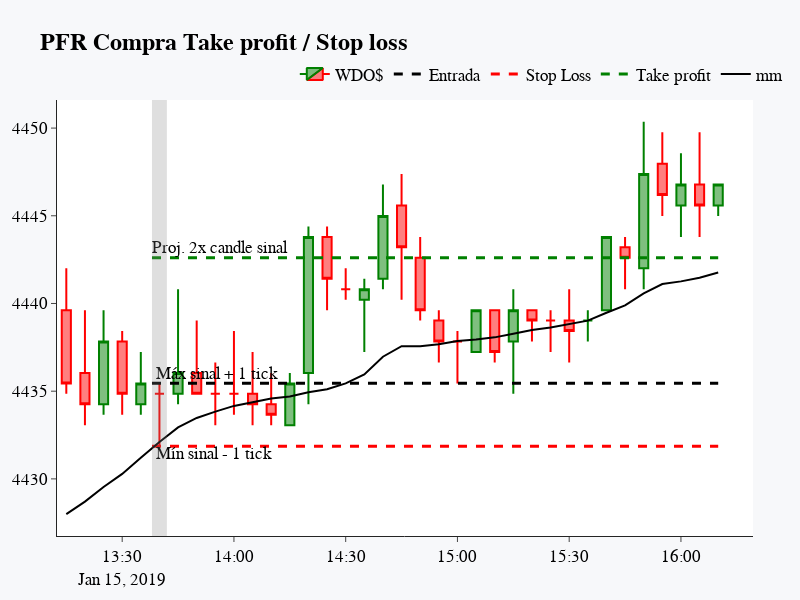

Write notebook code for a chart like this one.
### Code cell
halt_compra = df[(df['sinal_compra'] == True) & (df['entrada']==True)]
halt_compra

# esse número representa cada candle sinalizador observado no filtro anterior (código da última semana)
n_indice = 51

# aqui pegaremos tres candles anteriores ao sinal (10 min, sendo timeframe de 5min) e 15 candles à frente (75min)
inicio_index = halt_compra.index[n_indice] - timedelta(minutes=25)
final_index = halt_compra.index[n_indice] + timedelta(minutes=150)

# filtramos nosso dataframe de ohlc
data_range = pd.date_range(start=inicio_index, end=final_index, freq='T')
df_figure = df[df.index.isin(data_range)]

# dessa forma apresentaremos 15 candles, sendo o sinal o terceiro candle (indexação 2 no python, já que começa do zero)
df_figure = df_figure.iloc[0:50]
candle_sinal = 5

# condições de entrada, alvos e stops descritos no post
entrada = df_figure.high.iloc[candle_sinal] + 0.01
stop_loss_candle_sinal = df_figure.low.iloc[candle_sinal] - 0.01
alvo_2x_candle_sinal = entrada + 2*(df_figure.high.iloc[candle_sinal] - df_figure.low.iloc[candle_sinal])

# Candlesticks
fig_halt_compra_result = go.Figure(data=[go.Candlestick(name=halt_compra.ticker[0],x=df_figure.index, open=df_figure['open'], high = df_figure['high'],
                                              low=df_figure['low'], close=df_figure['close'],increasing_line_color= 'green',
                                              decreasing_line_color= 'red', showlegend=True)])

# Candle sinal e entrada
fig_halt_compra_result.add_vrect(x0=df_figure.index[candle_sinal]-timedelta(minutes=2), x1=(df_figure.index[candle_sinal]+timedelta(minutes=2)), fillcolor="gray", opacity=0.25)

fig_halt_compra_result.add_trace(go.Scatter(x=[df_figure.index[candle_sinal]-timedelta(minutes=2),df_figure.index[-1]], 
                                    y=[df_figure.high[candle_sinal]+0.01,df_figure.high[candle_sinal]+0.01],
                                    mode="lines+text", line_width=3, line_dash="dash", line_color="black",
                                    name="Entrada", text=[" Máx sinal + 1 tick"], textposition="top right", showlegend=True))

# Linha delimitação do Stop loss
fig_halt_compra_result.add_trace(go.Scatter(x=[df_figure.index[candle_sinal]-timedelta(minutes=2), df_figure.index[-1]], 
                                    y=[stop_loss_candle_sinal, stop_loss_candle_sinal],
                                    mode="lines+text", line_width=3, line_dash="dash", line_color="red",
                                    name="Stop Loss", text=[" Mín sinal - 1 tick"], textposition="bottom right", showlegend=True))

# Linha delimitação do Take profit
fig_halt_compra_result.add_trace(go.Scatter(x=[df_figure.index[candle_sinal]-timedelta(minutes=2),df_figure.index[-1]], 
                                    y=[alvo_2x_candle_sinal, alvo_2x_candle_sinal],
                                    mode="lines+text", line_width=3, line_dash="dash", line_color="green",
                                    name="Take profit", text=["Proj. 2x candle sinal"], textposition="top right", showlegend=True))

fig_halt_compra_result.add_trace(go.Scatter(name='mm', x=df_figure.index, y=df_figure['mm'], marker_color='black'))

# Configurações do layout, como fundo branco, tamanho da imagem, margens, titulo do gráfico...
fig_halt_compra_result.update_layout(xaxis_rangeslider_visible=False, title_text='<b>PFR Compra Take profit / Stop loss',template = 'simple_white',
                            margin=dict(l=20, r=20, t=100, b=20), paper_bgcolor="#f7f8fa",width=800,height=600,
                            font=dict(family="Arial",size=17, color = 'black'),
                            legend=dict(orientation="h",yanchor="top",y=1.1,xanchor="right",x=1.05))

### Figure 1 — Plotly figure (JSON) as saved in the notebook; plotly's stock layout.template omitted (floating-point values rounded to 4 significant figures)
{"data": [{"close": [4435.0, 4434.0, 4438.0, 4435.0, 4435.0, 4435.0, 4436.0, 4435.0, 4435.0, 4435.0, 4434.0, 4434.0, 4435.0, 4444.0, 4441.0, 4441.0, 4441.0, 4445.0, 4443.0, 4440.0, 4438.0, 4438.0, 4440.0, 4437.0, 4440.0, 4439.0, 4439.0, 4438.0, 4439.0, 4444.0, 4443.0, 4447.0, 4446.0, 4447.0, 4446.0, 4447.0], "decreasing": {"line": {"color": "red"}}, "high": [4442.0, 4440.0, 4440.0, 4438.0, 4437.0, 4435.0, 4441.0, 4439.0, 4437.0, 4438.0, 4437.0, 4436.0, 4436.0, 4444.0, 4444.0, 4442.0, 4441.0, 4447.0, 4447.0, 4444.0, 4440.0, 4438.0, 4440.0, 4440.0, 4441.0, 4440.0, 4440.0, 4441.0, 4440.0, 4444.0, 4444.0, 4450.0, 4450.0, 4449.0, 4450.0, 4447.0], "increasing": {"line": {"color": "green"}}, "low": [4435.0, 4433.0, 4434.0, 4434.0, 4434.0, 4432.0, 4434.0, 4435.0, 4433.0, 4434.0, 4433.0, 4433.0, 4433.0, 4434.0, 4440.0, 4440.0, 4437.0, 4441.0, 4440.0, 4439.0, 4437.0, 4435.0, 4437.0, 4437.0, 4435.0, 4438.0, 4437.0, 4437.0, 4438.0, 4440.0, 4441.0, 4441.0, 4445.0, 4444.0, 4444.0, 4445.0], "name": "WDO$", "open": [4440.0, 4436.0, 4434.0, 4438.0, 4434.0, 4435.0, 4435.0, 4436.0, 4435.0, 4435.0, 4435.0, 4434.0, 4433.0, 4436.0, 4444.0, 4441.0, 4440.0, 4441.0, 4446.0, 4443.0, 4439.0, 4438.0, 4437.0, 4440.0, 4438.0, 4440.0, 4439.0, 4439.0, 4439.0, 4440.0, 4443.0, 4442.0, 4448.0, 4446.0, 4447.0, 4446.0], "showlegend": true, "type": "candlestick", "x": ["2019-01-15T13:15:00", "2019-01-15T13:20:00", "2019-01-15T13:25:00", "2019-01-15T13:30:00", "2019-01-15T13:35:00", "2019-01-15T13:40:00", "2019-01-15T13:45:00", "2019-01-15T13:50:00", "2019-01-15T13:55:00", "2019-01-15T14:00:00", "2019-01-15T14:05:00", "2019-01-15T14:10:00", "2019-01-15T14:15:00", "2019-01-15T14:20:00", "2019-01-15T14:25:00", "2019-01-15T14:30:00", "2019-01-15T14:35:00", "2019-01-15T14:40:00", "2019-01-15T14:45:00", "2019-01-15T14:50:00", "2019-01-15T14:55:00", "2019-01-15T15:00:00", "2019-01-15T15:05:00", "2019-01-15T15:10:00", "2019-01-15T15:15:00", "2019-01-15T15:20:00", "2019-01-15T15:25:00", "2019-01-15T15:30:00", "2019-01-15T15:35:00", "2019-01-15T15:40:00", "2019-01-15T15:45:00", "2019-01-15T15:50:00", "2019-01-15T15:55:00", "2019-01-15T16:00:00", "2019-01-15T16:05:00", "2019-01-15T16:10:00"]}, {"line": {"color": "black", "dash": "dash", "width": 3}, "mode": "lines+text", "name": "Entrada", "showlegend": true, "text": [" Máx sinal + 1 tick"], "textposition": "top right", "type": "scatter", "x": ["2019-01-15T13:38:00", "2019-01-15T16:10:00"], "y": [4435.0, 4435.0]}, {"line": {"color": "red", "dash": "dash", "width": 3}, "mode": "lines+text", "name": "Stop Loss", "showlegend": true, "text": [" Mín sinal - 1 tick"], "textposition": "bottom right", "type": "scatter", "x": ["2019-01-15T13:38:00", "2019-01-15T16:10:00"], "y": [4432.0, 4432.0]}, {"line": {"color": "green", "dash": "dash", "width": 3}, "mode": "lines+text", "name": "Take profit", "showlegend": true, "text": ["Proj. 2x candle sinal"], "textposition": "top right", "type": "scatter", "x": ["2019-01-15T13:38:00", "2019-01-15T16:10:00"], "y": [4443.0, 4443.0]}, {"marker": {"color": "black"}, "name": "mm", "type": "scatter", "x": ["2019-01-15T13:15:00", "2019-01-15T13:20:00", "2019-01-15T13:25:00", "2019-01-15T13:30:00", "2019-01-15T13:35:00", "2019-01-15T13:40:00", "2019-01-15T13:45:00", "2019-01-15T13:50:00", "2019-01-15T13:55:00", "2019-01-15T14:00:00", "2019-01-15T14:05:00", "2019-01-15T14:10:00", "2019-01-15T14:15:00", "2019-01-15T14:20:00", "2019-01-15T14:25:00", "2019-01-15T14:30:00", "2019-01-15T14:35:00", "2019-01-15T14:40:00", "2019-01-15T14:45:00", "2019-01-15T14:50:00", "2019-01-15T14:55:00", "2019-01-15T15:00:00", "2019-01-15T15:05:00", "2019-01-15T15:10:00", "2019-01-15T15:15:00", "2019-01-15T15:20:00", "2019-01-15T15:25:00", "2019-01-15T15:30:00", "2019-01-15T15:35:00", "2019-01-15T15:40:00", "2019-01-15T15:45:00", "2019-01-15T15:50:00", "2019-01-15T15:55:00", "2019-01-15T16:00:00", "2019-01-15T16:05:00", "2019-01-15T16:10:00"], "y": [4428.0, 4429.0, 4430.0, 4430.0, 4431.0, 4432.0, 4433.0, 4433.0, 4434.0, 4434.0, 4434.0, 4435.0, 4435.0, 4435.0, 4435.0, 4435.0, 4436.0, 4437.0, 4438.0, 4438.0, 4438.0, 4438.0, 4438.0, 4438.0, 4438.0, 4438.0, 4439.0, 4439.0, 4439.0, 4439.0, 4440.0, 4441.0, 4441.0, 4441.0, 4441.0, 4442.0]}], "layout": {"font": {"color": "black", "family": "Arial", "size": 17}, "height": 600, "legend": {"orientation": "h", "x": 1.05, "xanchor": "right", "y": 1.1, "yanchor": "top"}, "margin": {"b": 20, "l": 20, "r": 20, "t": 100}, "paper_bgcolor": "#f7f8fa", "shapes": [{"fillcolor": "gray", "opacity": 0.25, "type": "rect", "x0": "2019-01-15T13:38:00", "x1": "2019-01-15T13:42:00", "xref": "x", "y0": 0, "y1": 1, "yref": "y domain"}], "title": {"text": "<b>PFR Compra Take profit / Stop loss"}, "width": 800, "xaxis": {"rangeslider": {"visible": false}}}}
